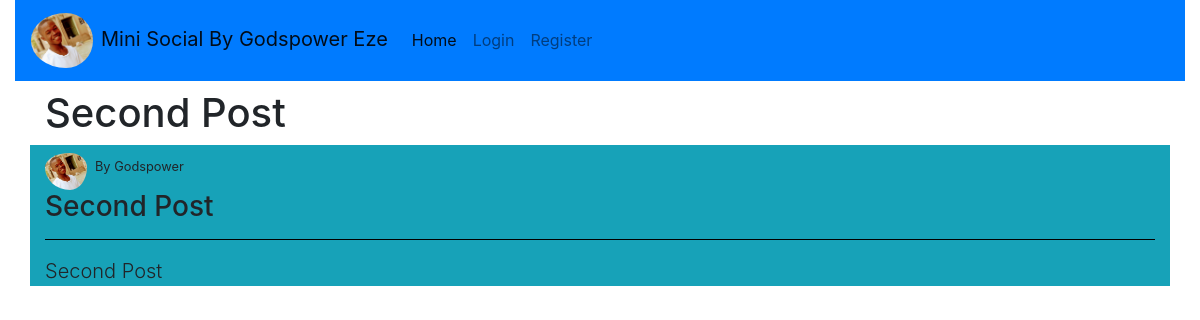
Page /detail/1 on the earlier database version.
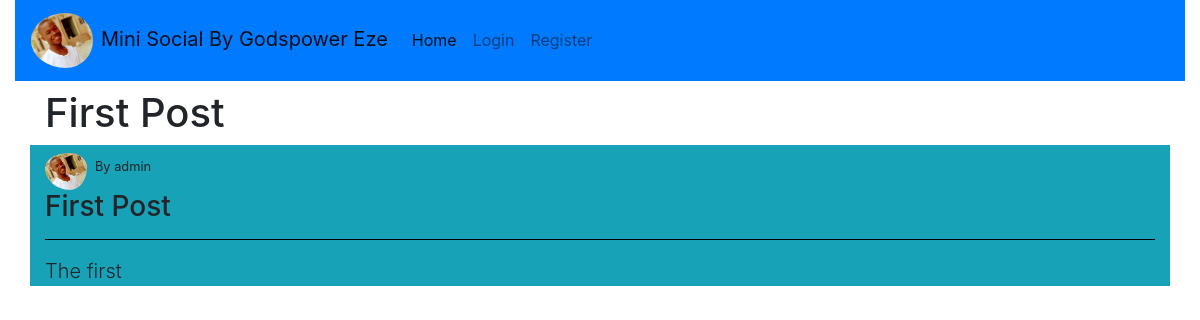
Same page on the later database version.
### socialmedia/models.py (models this page shows, shortened)
class Post(db.Model):
    id = db.Column(db.Integer, primary_key=True)
    post_image = db.Column(db.String(20), nullable=True)
    post_title = db.Column(db.String(50), nullable=False)
    post_content = db.Column(db.Text, nullable=False)
    date_posted = db.Column(db.DateTime, nullable=False, default=datetime.utcnow)
    user_id = db.Column(db.Integer, db.ForeignKey('user.id'), nullable=False)

class User(db.Model, UserMixin):
    id = db.Column(db.Integer, primary_key=True)
    username = db.Column(db.String(20), nullable=False, unique=True)
    email = db.Column(db.String(120), unique=True, nullable=False)
    profile_image = db.Column(db.String(20), nullable=False, default='default.jpg')
    password = db.Column(db.String(20), nullable=False)
    first_name = db.Column(db.String(20), nullable=True)
    last_name = db.Column(db.String(20), nullable=True)
    bio = db.Column(db.Text, nullable=True)
    gender = db.Column(db.String(20), nullable=True)
    posts = db.relationship('Post', backref='author', lazy=True)

### socialmedia/routes.py (the view)
@app.route('/detail/<int:user_id>')
def detail_view(user_id):
    post_detail = Post.query.get_or_404(user_id)
    return render_template('detail.html', post_detail=post_detail)

### socialmedia/templates/detail.html (shortened to what this page needs)
{% extends 'base.html' %}
{% block content %}
<h1 class="container">
    {{ post_detail.post_title }}
</h1>
    <div class="container bg-info">
        <small class="text-right"><img class="rounded-circle pr-2 pt-2" width="50px" src="{{ url_for('static', filename='mypicture.jpg')}}">By {{post_detail.author.username}}</small>
    <h3>{{ post_detail.post_title}}</h3>
        <hr color="black">
    <p class="lead">
        {{ post_detail.post_content }}
    </p>
     </div>
{% endblock %}

Differences in the rows shown:
removed User: author.username "Godspower"
changed Post: post_title "Second Post" → "First Post"; post_content "Second Post" → "The first"
now on this page (row edited): User: author.username "admin"
